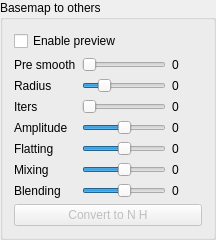
    <widget class="QGroupBox" name="groupBoxBM">
     <property name="title">
      <string>Basemap to others</string>
     </property>
     <layout class="QVBoxLayout" name="verticalLayout_6">
      <item>
       <widget class="QCheckBox" name="checkBoxEnableBaseMapToOthers">
        <property name="toolTip">
         <string>Enable preview mode. If you finish editing here make sure you disable this button.</string>
        </property>
        <property name="text">
         <string>Enable preview</string>
        </property>
       </widget>
      </item>
      <item>
       <layout class="QGridLayout" name="gridLayout_7">
        <item row="2" column="1">
         <widget class="QSlider" name="horizontalSliderBMNoIters">
          <property name="sizePolicy">
           <sizepolicy hsizetype="Expanding" vsizetype="Preferred">
            <horstretch>0</horstretch>
            <verstretch>0</verstretch>
           </sizepolicy>
          </property>
          <property name="toolTip">
           <string>Set the number of iterations of the procedure.</string>
          </property>
          <property name="maximum">
           <number>30</number>
          </property>
          <property name="pageStep">
           <number>0</number>
          </property>
          <property name="orientation">
           <enum>Qt::Horizontal</enum>
          </property>
         </widget>
        </item>
        <item row="2" column="2">
         <widget class="QLabel" name="label_27">
          <property name="text">
           <string>0</string>
          </property>
         </widget>
        </item>
        <item row="3" column="0">
         <widget class="QLabel" name="label_22">
          <property name="text">
           <string>Amplitude</string>
          </property>
         </widget>
        </item>
        <item row="2" column="0">
         <widget class="QLabel" name="label_26">
          <property name="text">
           <string>Iters</string>
          </property>
         </widget>
        </item>
        <item row="5" column="0">
         <widget class="QLabel" name="label_30">
          <property name="text">
           <string>Mixing</string>
          </property>
         </widget>
        </item>
        <item row="5" column="1">
         <widget class="QSlider" name="horizontalSliderConversionBaseMapMixing">
          <property name="sizePolicy">
           <sizepolicy hsizetype="Expanding" vsizetype="Preferred">
            <horstretch>0</horstretch>
            <verstretch>0</verstretch>
           </sizepolicy>
          </property>
          <property name="toolTip">
           <string>&lt;html&gt;&lt;head/&gt;&lt;body&gt;&lt;p&gt;Set the blending with the non processed normal image (ie. base image after sobel operator applied). This parameter changes the weight of the blending on edges. &lt;/p&gt;&lt;/body&gt;&lt;/html&gt;</string>
          </property>
          <property name="maximum">
           <number>200</number>
          </property>
          <property name="pageStep">
           <number>0</number>
          </property>
          <property name="value">
           <number>100</number>
          </property>
          <property name="orientation">
           <enum>Qt::Horizontal</enum>
          </property>
         </widget>
        </item>
        <item row="3" column="2">
         <widget class="QLabel" name="label_23">
          <property name="text">
           <string>0</string>
          </property>
         </widget>
        </item>
        <item row="1" column="0">
         <widget class="QLabel" name="label_28">
          <property name="text">
           <string>Radius</string>
          </property>
         </widget>
        </item>
        <item row="3" column="1">
         <widget class="QSlider" name="horizontalSliderBaseMapAmplidute">
          <property name="sizePolicy">
           <sizepolicy hsizetype="Expanding" vsizetype="Preferred">
            <horstretch>0</horstretch>
            <verstretch>0</verstretch>
           </sizepolicy>
          </property>
          <property name="toolTip">
           <string>&lt;html&gt;&lt;head/&gt;&lt;body&gt;&lt;p&gt;Set the amplitude of the normals. &lt;/p&gt;&lt;p&gt;Sometimes very small value of the amplitude parameter helps to obtain better image. Don't worry if the image you see is totally blue. You can change the &lt;span style=&quot; font-weight:600;&quot;&gt;normal step&lt;/span&gt; parameter after conversion in the &lt;span style=&quot; font-weight:600;&quot;&gt;normal&lt;/span&gt; tab.&lt;/p&gt;&lt;/body&gt;&lt;/html&gt;</string>
          </property>
          <property name="minimum">
           <number>-300</number>
          </property>
          <property name="maximum">
           <number>300</number>
          </property>
          <property name="pageStep">
           <number>0</number>
          </property>
          <property name="orientation">
           <enum>Qt::Horizontal</enum>
          </property>
         </widget>
        </item>
        <item row="1" column="2">
         <widget class="QLabel" name="label_29">
          <property name="text">
           <string>0</string>
          </property>
         </widget>
        </item>
        <item row="4" column="0">
         <widget class="QLabel" name="label_24">
          <property name="text">
           <string>Flatting</string>
          </property>
         </widget>
        </item>
        <item row="1" column="1">
         <widget class="QSlider" name="horizontalSliderConversionBMFilterRadius">
          <property name="sizePolicy">
           <sizepolicy hsizetype="Expanding" vsizetype="Preferred">
            <horstretch>0</horstretch>
            <verstretch>0</verstretch>
           </sizepolicy>
          </property>
          <property name="toolTip">
           <string>&lt;html&gt;&lt;head/&gt;&lt;body&gt;&lt;p&gt;Set the normal extraction radius. Large radius = larger extraction but also larger blur of image.&lt;/p&gt;&lt;/body&gt;&lt;/html&gt;</string>
          </property>
          <property name="minimum">
           <number>1</number>
          </property>
          <property name="maximum">
           <number>10</number>
          </property>
          <property name="singleStep">
           <number>0</number>
          </property>
          <property name="pageStep">
           <number>0</number>
          </property>
          <property name="value">
           <number>3</number>
          </property>
          <property name="orientation">
           <enum>Qt::Horizontal</enum>
          </property>
         </widget>
        </item>
        <item row="4" column="2">
         <widget class="QLabel" name="label_25">
          <property name="text">
           <string>0</string>
          </property>
         </widget>
        </item>
        <item row="0" column="0">
         <widget class="QLabel" name="label_32">
          <property name="text">
           <string>Pre smooth</string>
          </property>
         </widget>
        </item>
        <item row="4" column="1">
         <widget class="QSlider" name="horizontalSliderConversionBaseMapFlatness">
          <property name="sizePolicy">
           <sizepolicy hsizetype="Expanding" vsizetype="Preferred">
            <horstretch>0</horstretch>
            <verstretch>0</verstretch>
           </sizepolicy>
          </property>
          <property name="toolTip">
           <string>It makes &quot;hills&quot; more flat.</string>
          </property>
          <property name="maximum">
           <number>100</number>
          </property>
          <property name="pageStep">
           <number>0</number>
          </property>
          <property name="value">
           <number>50</number>
          </property>
          <property name="orientation">
           <enum>Qt::Horizontal</enum>
          </property>
         </widget>
        </item>
        <item row="0" column="1">
         <widget class="QSlider" name="horizontalSliderConversionBMPreSmoothRadius">
          <property name="sizePolicy">
           <sizepolicy hsizetype="Expanding" vsizetype="Preferred">
            <horstretch>0</horstretch>
            <verstretch>0</verstretch>
           </sizepolicy>
          </property>
          <property name="toolTip">
           <string>Smooth the image before processing.</string>
          </property>
          <property name="maximum">
           <number>150</number>
          </property>
          <property name="pageStep">
           <number>0</number>
          </property>
          <property name="orientation">
           <enum>Qt::Horizontal</enum>
          </property>
         </widget>
        </item>
        <item row="0" column="2">
         <widget class="QLabel" name="label_33">
          <property name="minimumSize">
           <size>
            <width>30</width>
            <height>0</height>
           </size>
          </property>
          <property name="text">
           <string>0</string>
          </property>
         </widget>
        </item>
        <item row="6" column="0">
         <widget class="QLabel" name="label_34">
          <property name="text">
           <string>Blending</string>
          </property>
         </widget>
        </item>
        <item row="6" column="1">
         <widget class="QSlider" name="horizontalSliderConversionBaseMapBlending">
          <property name="sizePolicy">
           <sizepolicy hsizetype="Expanding" vsizetype="Preferred">
            <horstretch>0</horstretch>
            <verstretch>0</verstretch>
           </sizepolicy>
          </property>
          <property name="toolTip">
           <string>&lt;html&gt;&lt;head/&gt;&lt;body&gt;&lt;p&gt;Set the blending with the non processed normal image (ie. base image after sobel operator applied) but here standart mixing is applied.&lt;/p&gt;&lt;/body&gt;&lt;/html&gt;</string>
          </property>
          <property name="maximum">
           <number>100</number>
          </property>
          <property name="value">
           <number>50</number>
          </property>
          <property name="orientation">
           <enum>Qt::Horizontal</enum>
          </property>
         </widget>
        </item>
        <item row="5" column="2">
         <widget class="QLabel" name="label_16">
          <property name="text">
           <string>0</string>
          </property>
         </widget>
        </item>
        <item row="6" column="2">
         <widget class="QLabel" name="label_31">
          <property name="text">
           <string>0</string>
          </property>
         </widget>
        </item>
       </layout>
      </item>
      <item>
       <widget class="QPushButton" name="pushButtonConvertToNormalAndHeight">
        <property name="enabled">
         <bool>false</bool>
        </property>
        <property name="toolTip">
         <string>&lt;html&gt;&lt;head/&gt;&lt;body&gt;&lt;p&gt;Click this to generate normal, specular, ambient occlusion and height image. &lt;/p&gt;&lt;/body&gt;&lt;/html&gt;</string>
        </property>
        <property name="text">
         <string>Convert to N H</string>
        </property>
       </widget>
      </item>
     </layout>
    </widget>
